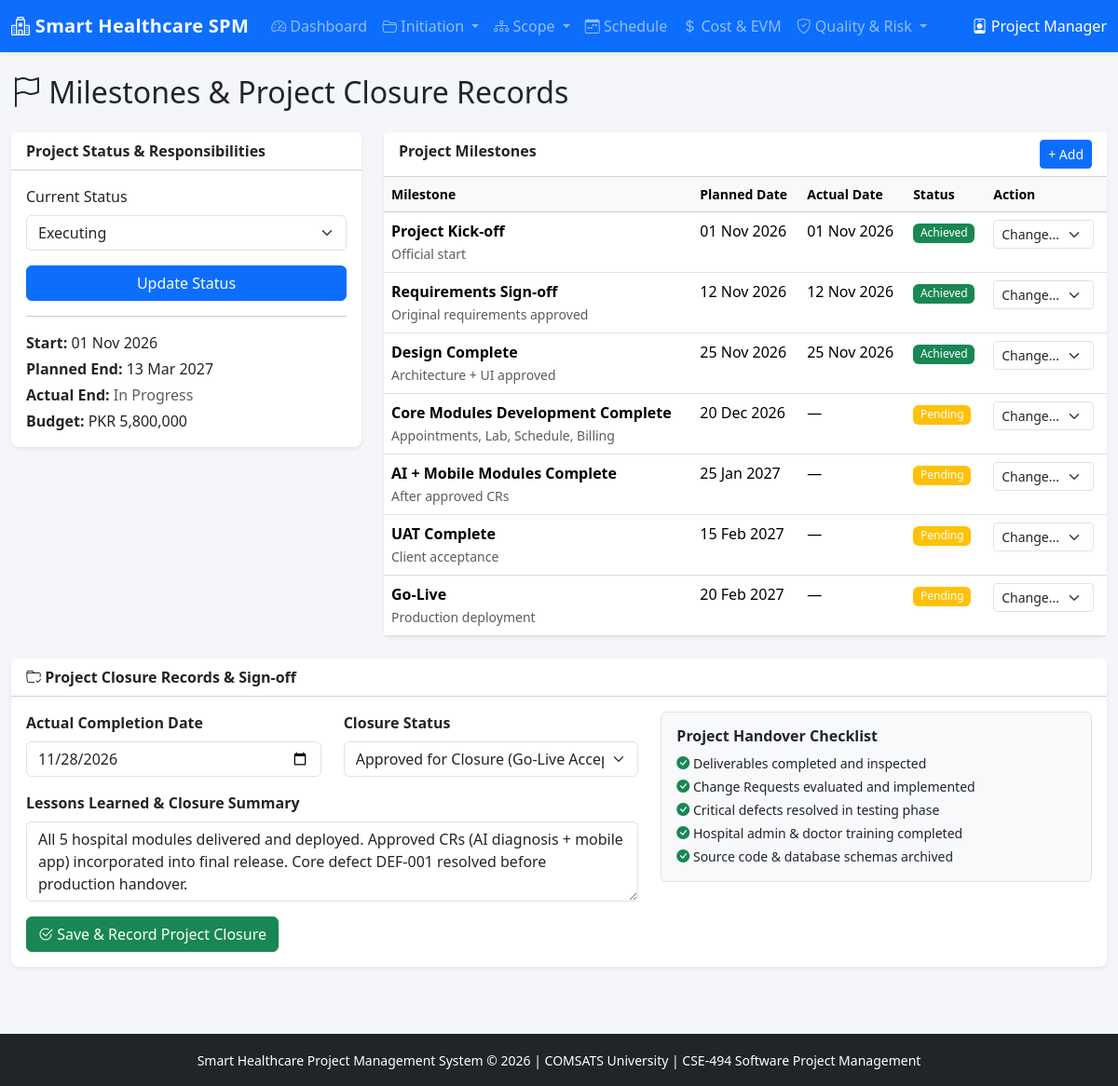
Page /modules/milestones.php on the committed database.
### tables this page shows
CREATE TABLE projects (
    id INT AUTO_INCREMENT PRIMARY KEY,
    name VARCHAR(200) NOT NULL,
    description TEXT,
    start_date DATE NOT NULL,
    planned_end_date DATE NOT NULL,
    actual_end_date DATE NULL,
    approved_budget DECIMAL(15,2) NOT NULL DEFAULT 5000000.00,
    current_budget DECIMAL(15,2) NOT NULL DEFAULT 5000000.00,
    status ENUM('Initiated','Planning','Executing','Monitoring','Closing','Closed') DEFAULT 'Initiated',
    created_at TIMESTAMP DEFAULT CURRENT_TIMESTAMP,
    updated_at TIMESTAMP DEFAULT CURRENT_TIMESTAMP ON UPDATE CURRENT_TIMESTAMP
);

CREATE TABLE milestones (
    id INT AUTO_INCREMENT PRIMARY KEY,
    project_id INT NOT NULL,
    name VARCHAR(150) NOT NULL,
    planned_date DATE NOT NULL,
    actual_date DATE NULL,
    status ENUM('Pending','Achieved','Missed') DEFAULT 'Pending',
    description TEXT,
    FOREIGN KEY (project_id) REFERENCES projects(id) ON DELETE CASCADE
);

### modules/milestones.php (the view, shortened to what this page needs)
<?php
require_once '../includes/db.php';
require_once '../includes/functions.php';
$project = getProject($pdo);
$milestones = $pdo->query("SELECT * FROM milestones ORDER BY planned_date")->fetchAll();
include '../includes/header.php';
?>
<div class="container-fluid py-4">
    <h2 class="mb-4"><i class="bi bi-flag"></i> Milestones & Project Closure Records</h2>
    <div class="row g-4 mb-4">
        <div class="col-md-4">
            <div class="card border-0 shadow-sm">
                <div class="card-header bg-white fw-bold">Project Status & Responsibilities</div>
                <div class="card-body">
                    <form method="POST">
                        <div class="mb-3">
                            <label class="form-label">Current Status</label>
                            <select name="project_status" class="form-select">
                                <?php foreach (['Initiated','Planning','Executing','Monitoring','Closing','Closed'] as $s): ?>
                                    <option value="<?= $s ?>" <?= $project['status']==$s?'selected':'' ?>><?= $s ?></option>
                                <?php endforeach; ?>
                            </select>
                        </div>
                        <button type="submit" name="update_project_status" class="btn btn-primary w-100">Update Status</button>
                    </form>
                    <hr>
                    <p class="mb-1"><strong>Start:</strong> <?= date('d M Y', strtotime($project['start_date'])) ?></p>
                    <p class="mb-1"><strong>Planned End:</strong> <?= date('d M Y', strtotime($project['planned_end_date'])) ?></p>
                    <p class="mb-1"><strong>Actual End:</strong> <?= !empty($project['actual_end_date']) ? date('d M Y', strtotime($project['actual_end_date'])) : '<span class="text-muted">In Progress</span>' ?></p>
                    <p class="mb-0"><strong>Budget:</strong> <?= formatPKR($project['current_budget']) ?></p>
                </div>
            </div>
        </div>
        <div class="col-md-8">
            <div class="card border-0 shadow-sm">
                <div class="card-header bg-white fw-bold d-flex justify-content-between">
                    <span>Project Milestones</span>
                    <button class="btn btn-sm btn-primary" data-bs-toggle="modal" data-bs-target="#addMs">+ Add</button>
                </div>
                <div class="card-body p-0">
                    <table class="table table-hover mb-0">
                        <thead class="table-light">
                            <tr><th>Milestone</th><th>Planned Date</th><th>Actual Date</th><th>Status</th><th>Action</th></tr>
                        </thead>
                        <tbody>
                            <?php foreach ($milestones as $m): ?>
                            <tr>
                                <td>
                                    <strong><?= htmlspecialchars($m['name']) ?></strong>
                                    <br><small class="text-muted"><?= htmlspecialchars($m['description']??'') ?></small>
                                </td>
                                <td><?= date('d M Y', strtotime($m['planned_date'])) ?></td>
                                <td><?= $m['actual_date'] ? date('d M Y', strtotime($m['actual_date'])) : '—' ?></td>
                                <td><?= statusBadge($m['status']) ?></td>
                                <td>
                                    <form method="POST" class="d-inline">
                                        <select name="status" class="form-select form-select-sm d-inline-block w-auto" onchange="this.form.submit()">
                                            <option value="">Change...</option>
                                        </select>
                                    </form>
                                </td>
                            </tr>
                            <?php endforeach; ?>
                        </tbody>
                    </table>
                </div>
            </div>
        </div>
    </div>
    <div class="card border-0 shadow-sm">
        <div class="card-header bg-white fw-bold"><i class="bi bi-folder-check"></i> Project Closure Records & Sign-off</div>
        <div class="card-body">
            <div class="row">
                <div class="col-md-7">
                    <form method="POST">
                        <div class="row">
                            <div class="col-md-6 mb-3">
                                <label class="form-label fw-bold">Actual Completion Date</label>
                                <input type="date" name="actual_end_date" class="form-control" value="<?= $project['actual_end_date'] ?? date('Y-m-d') ?>" required>
                            </div>
                            <div class="col-md-6 mb-3">
                                <label class="form-label fw-bold">Closure Status</label>
                                <select name="closure_status" class="form-select">
                                    <option value="Completed" <?= $project['status']=='Closed'?'selected':'' ?>>Approved for Closure (Go-Live Accepted)</option>
                                </select>
                            </div>
                        </div>
                        <div class="mb-3">
                            <label class="form-label fw-bold">Lessons Learned & Closure Summary</label>
                            <textarea class="form-control" rows="3" readonly>All 5 hospital modules delivered and deployed. Approved CRs (AI diagnosis + mobile app) incorporated into final release. Core defect DEF-001 resolved before production handover.</textarea>
                        </div>
                        <button type="submit" name="save_closure" class="btn btn-success"><i class="bi bi-check2-circle"></i> Save & Record Project Closure</button>
                    </form>
                </div>
                <div class="col-md-5">
                    <div class="border rounded p-3 bg-light">
                        <h6 class="fw-bold mb-2">Project Handover Checklist</h6>
                        <ul class="list-unstyled mb-0 small">
                            <li class="mb-1"><i class="bi bi-check-circle-fill text-success"></i> Deliverables completed and inspected</li>
                            <li class="mb-1"><i class="bi bi-check-circle-fill text-success"></i> Change Requests evaluated and implemented</li>
                            <li class="mb-1"><i class="bi bi-check-circle-fill text-success"></i> Critical defects resolved in testing phase</li>
                            <li class="mb-1"><i class="bi bi-check-circle-fill text-success"></i> Hospital admin & doctor training completed</li>
                            <li><i class="bi bi-check-circle-fill text-success"></i> Source code & database schemas archived</li>
                        </ul>
                    </div>
                </div>
            </div>
        </div>
    </div>
</div>
<?php include '../includes/footer.php'; ?>

### includes/functions.php (shortened to what this page needs)
<?php
function getProject($pdo, $projectId = 1) {
    $stmt = $pdo->prepare("SELECT * FROM projects WHERE id = ?");
    $stmt->execute([$projectId]);
    return $stmt->fetch();
}
function formatPKR($amount) {
    return 'PKR ' . number_format($amount, 0);
}
function statusBadge($status) {
    $colors = [
        'Approved' => 'success', 'Completed' => 'success', 'Achieved' => 'success', 'Passed' => 'success', 'Closed' => 'success', 'Resolved' => 'success',
        'In Progress' => 'primary', 'Executing' => 'primary', 'Under Review' => 'info', 'Assessed' => 'info', 'Mitigating' => 'info',
        'Open' => 'warning', 'Pending' => 'warning', 'Proposed' => 'warning', 'Submitted' => 'warning', 'Not Started' => 'secondary',
        'Delayed' => 'danger', 'Critical' => 'danger', 'Failed' => 'danger', 'Rejected' => 'danger', 'Missed' => 'danger',
        'High' => 'danger', 'Medium' => 'warning', 'Low' => 'secondary'
    ];
    $color = $colors[$status] ?? 'secondary';
    return '<span class="badge bg-' . $color . '">' . htmlspecialchars($status) . '</span>';
}

### assets/css/style.css (style rules this page uses)
body { background-color: #f4f6f9; font-family: 'Segoe UI', system-ui, sans-serif; }
.card { border-radius: 0.5rem; }
.table th { font-weight: 600; font-size: 0.875rem; }
.badge { font-weight: 500; }

### rows in the picture
projects: project_status "Executing", start_date "01 Nov 2026", planned_end_date "13 Mar 2027", current_budget "PKR 5,800,000", actual_end_date "11/28/2026"
milestones: name "Project Kick-off", description "Official start", planned_date "01 Nov 2026", actual_date "01 Nov 2026", status "Achieved"
milestones: name "Requirements Sign-off", description "Original requirements approved", planned_date "12 Nov 2026", actual_date "12 Nov 2026", status "Achieved"
milestones: name "Design Complete", description "Architecture + UI approved", planned_date "25 Nov 2026", actual_date "25 Nov 2026", status "Achieved"
milestones: name "Core Modules Development Complete", description "Appointments, Lab, Schedule, Billing", planned_date "20 Dec 2026", status "Pending"
milestones: name "AI + Mobile Modules Complete", description "After approved CRs", planned_date "25 Jan 2027", status "Pending"
milestones: name "UAT Complete", description "Client acceptance", planned_date "15 Feb 2027", status "Pending"
milestones: name "Go-Live", description "Production deployment", planned_date "20 Feb 2027", status "Pending"
